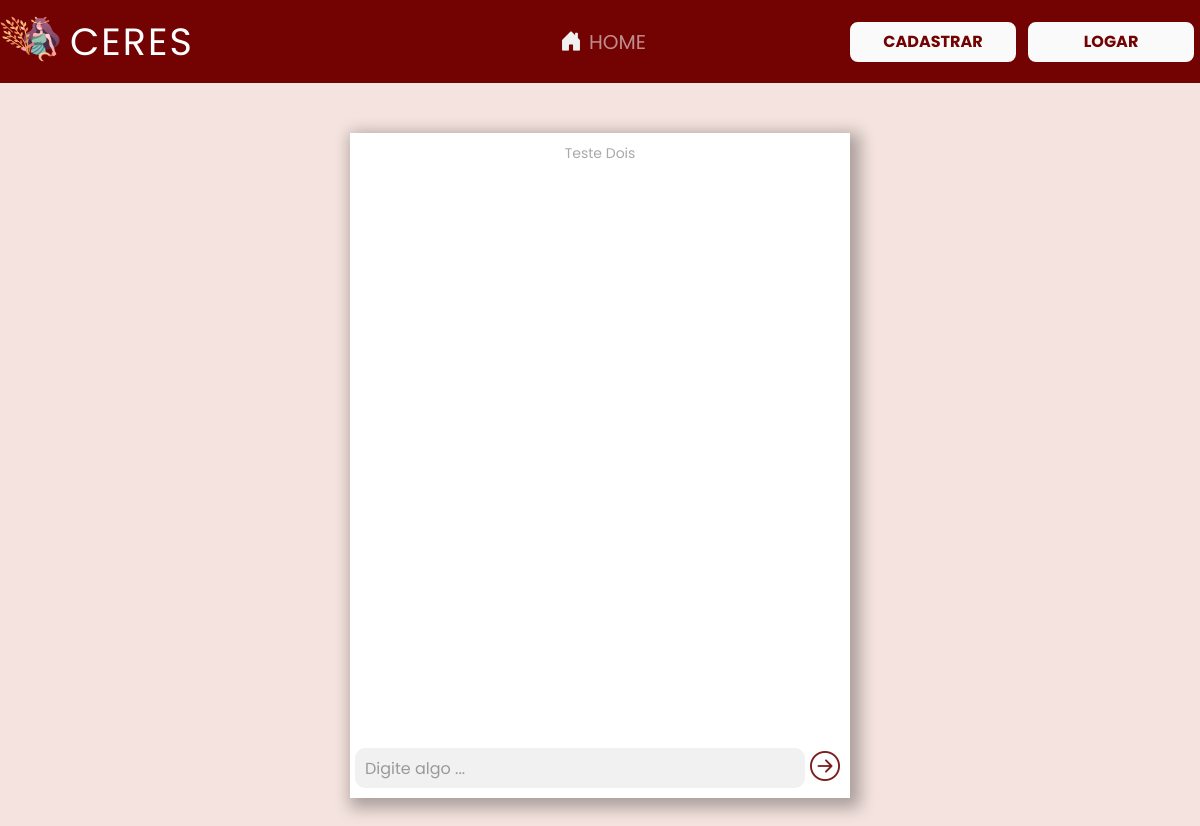
The page /room/teste3-teste2?store=2 on the database as committed earlier.
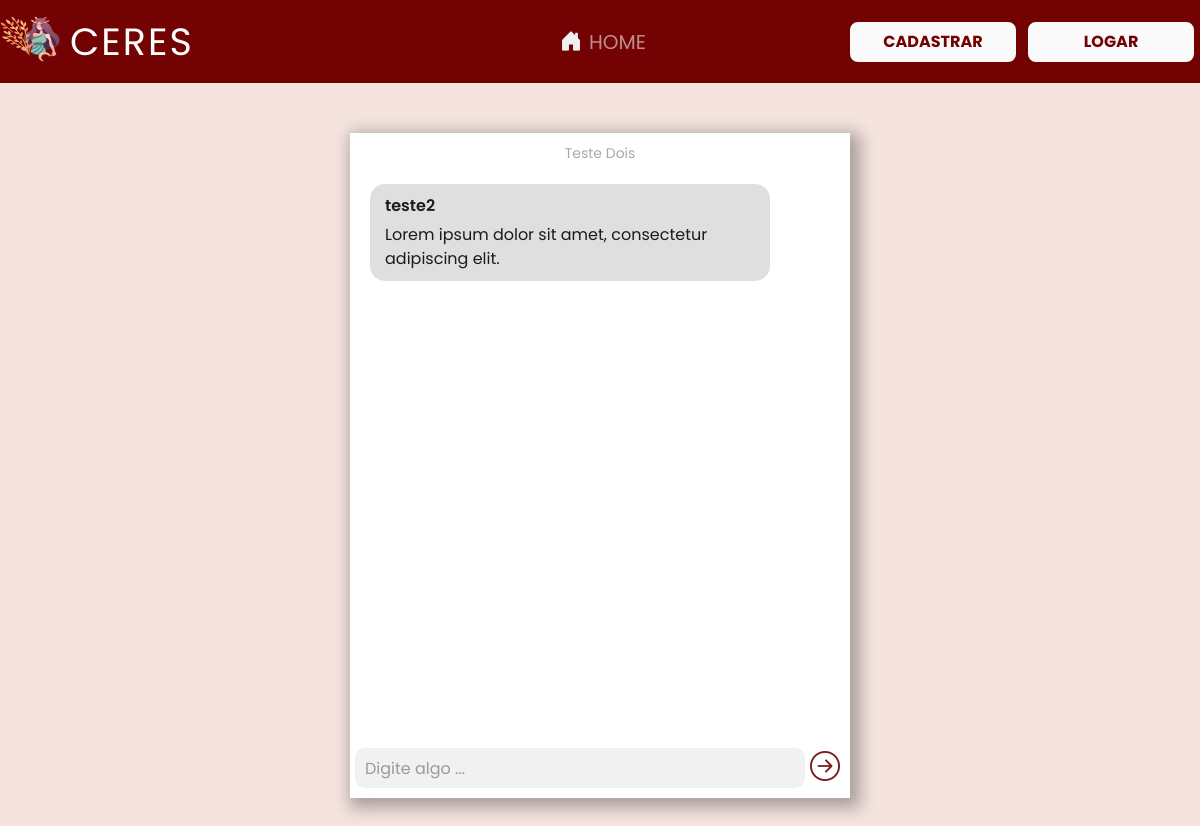
The same page on the database as committed later.
### apps/room/models.py (models this page shows)
class Message(models.Model):
    room = models.ForeignKey(Room, related_name='messages', on_delete=models.CASCADE, db_column='room')
    user = models.ForeignKey(User, related_name='messages', on_delete=models.CASCADE, db_column='user')
    content = models.TextField()
    created_at = models.DateTimeField(default=datetime.now, blank=True)
    class Meta:
        ordering = ('created_at',)
        db_table = 'messages'

### apps/room/views.py (the view)
# urls.py: path('<slug:slug>', views.room, name='room'),
def room(request, slug):
    if Room.objects.filter(slug=slug).exists():
        room = get_object_or_404(Room, slug=slug)
    else:
        client = request.user
        store = request.GET.get('store')
        store = get_object_or_404(Store, pk=store)
        slug = f'{store.user.username}-{client.username}'
        room = Room(
            slug=slug,
            client=client,
            store=store,
        )
        room.save()
    messages = Message.objects.filter(room=room)[0:25]
    context = {
        'room': room,
        'messages': messages,
    }
    return render(request, 'room/room.html', context)

### templates/room/room.html (shortened to what this page needs)
{% extends 'base.html' %}
{% load static %}
{% block styles %}
    <link rel="stylesheet" href="{% static 'css/criar-loja.css' %}">
    <link rel="stylesheet" href="{% static 'css/chat.css' %}">
{% endblock %}
{% block content %}
    <div class="App">
        <div class="chat-container">
            <div class="chat-body">
                <div class="messages">
                    <div id="chat-messages" class="messages-list">
                        <span class="message-bot">{{ room.client.get_full_name }}</span>
                        {% for message in messages %}
                            <div class="message-container {% if message.user == user %}message-mine{% endif %}">
                                <p class="author">{{ message.user.username }}</p>
                                <p class="message">{{ message.content }}</p>
                            </div>
                        {% endfor %}
                    </div>
                </div>
            </div>
            <form method="POST" id="chat-message-submit">
                <div class="chat-footer">
                    <input id="chat-message-input" class="message-input" placeholder="Digite algo ..." type="text" id="input" required>
                    <button style="border: none; background-color: transparent;"><i class="bi bi-arrow-right-circle btn-send" style="font-size: 30px; color: #7a1f1f;"></i></button>
                </div>
            </form>
        </div>
        <br>
    </div>
{% endblock %}

Rows that differ between the two databases and show on the page:
added Message: user.username "teste2", content "Lorem ipsum dolor sit amet, consectetur adipiscing elit."
